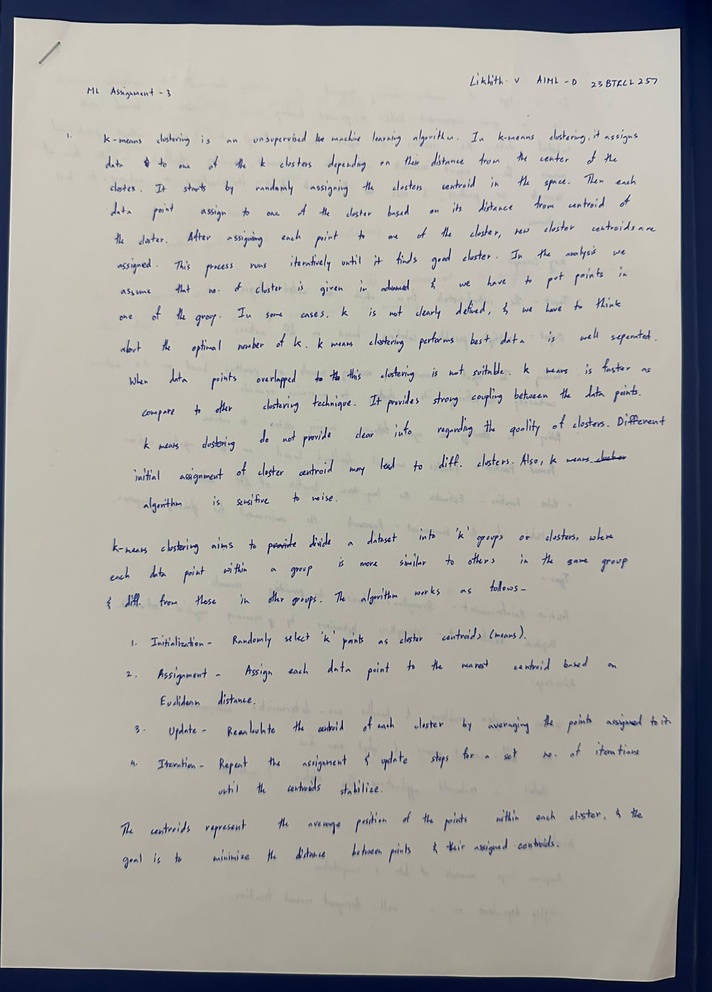
#> input picture sample1.jpg, 712 x 992 px, shrunk from 2616 x 3645 before the run
$ python scan_border_detection.py
#> lines starting #> are read from the running program, lines starting #| are printed output that depends on the picture; after the words box and inside, x2 and y2 are one past the last pixel; in counts of white or black regions, pixels touching at a corner belong together
import cv2
import numpy as np
import matplotlib.pyplot as plt

def preprocess_image(image_path):
    """Loads and preprocesses the image for document scanning."""
#> called with image_path = 'sample1.jpg'
    image = cv2.imread(image_path)
#> image is the input picture: shape (992, 712, 3); mean B, G, R 159.5, 164.9, 166.8
    gray = cv2.cvtColor(image, cv2.COLOR_BGR2GRAY)
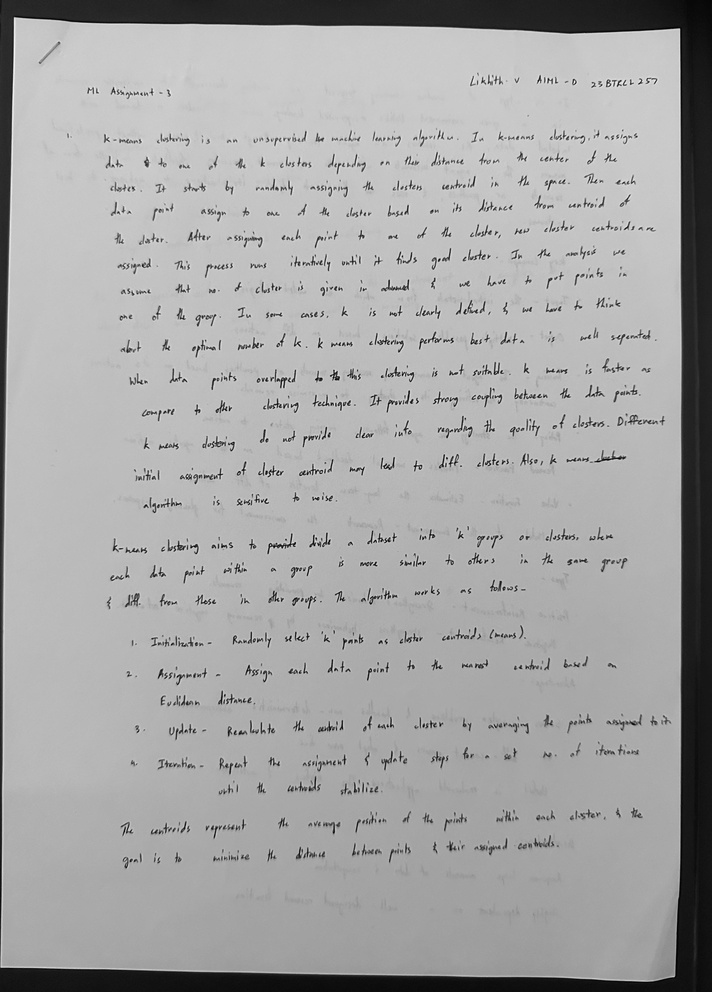
#> gray: shape (992, 712); min 1, max 253, mean 164.8
    blurred = cv2.GaussianBlur(gray, (5, 5), 0)
    edged = cv2.Canny(blurred, 50, 150)
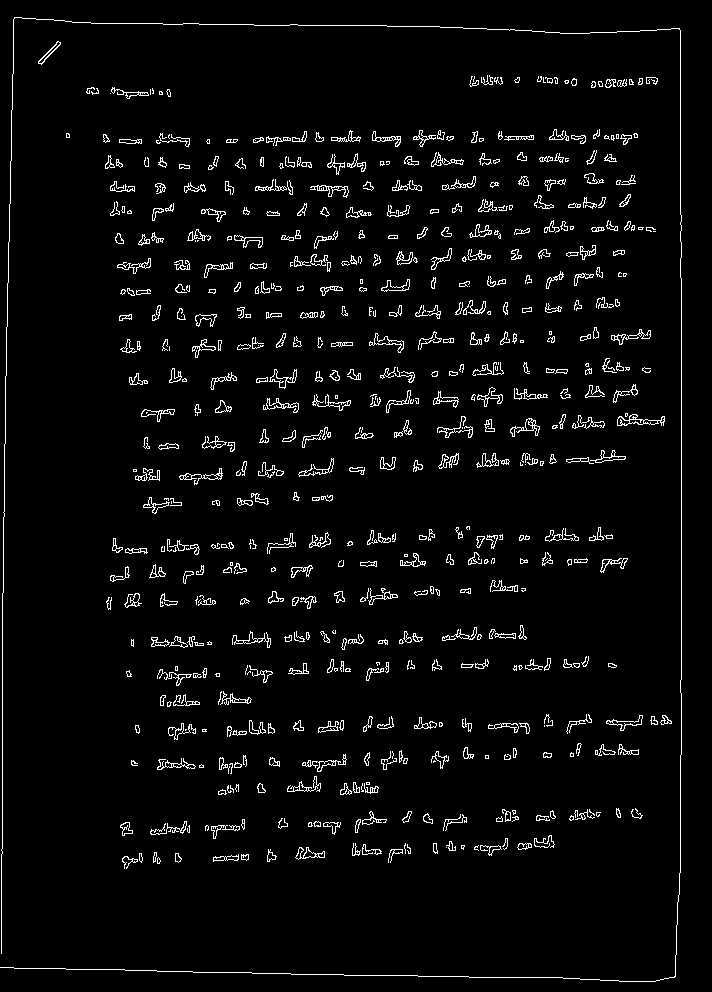
#> edged: shape (992, 712); 3.9% white in thin lines or dots
    return image, edged

def find_document_contour(edged):
    """Finds the largest quadrilateral in the image."""
    contours, _ = cv2.findContours(edged, cv2.RETR_LIST, cv2.CHAIN_APPROX_SIMPLE)
#> contours = 1437 contours, 836 with area under 20; largest, box (x1, y1, x2, y2) and area: (617, 414, 665, 426) 238, (269, 369, 297, 389) 176, (369, 333, 404, 353) 170, (510, 418, 540, 437) 169, (310, 185, 349, 198) 159
    contours = sorted(contours, key=cv2.contourArea, reverse=True)

    for contour in contours:
        peri = cv2.arcLength(contour, True)
        approx = cv2.approxPolyDP(contour, 0.02 * peri, True)
        if len(approx) == 4:
            return approx
#> this loop made 29 passes
#> peri on passes 1 to 12: 145.2, 110.8, 126.3, 128.1, 130.4, 103.7, 104.3, 106.2, 165.5, 93.7, 181.5, 89.7
#> (peri, approx) on pass 29: (66.57, [[60, 42], [57, 41], [38, 63], [41, 64]])
    return None

def draw_contour(image, contour):
    """Draws the detected contour on the image."""
    if contour is not None:
        cv2.drawContours(image, [contour], -1, (0, 255, 0), 3)
    return image

# Load and process the image
image_path = "sample1.jpg"
image, edged = preprocess_image(image_path)

# Detect document border
document_contour = find_document_contour(edged)
#> document_contour = [[60, 42], [57, 41], [38, 63], [41, 64]]

# Draw the detected border
result = draw_contour(image.copy(), document_contour)

# Display using Matplotlib
plt.figure(figsize=(10, 6))
plt.imshow(cv2.cvtColor(result, cv2.COLOR_BGR2RGB))
plt.axis("off")
plt.title("Scanned Document Border Detection")
plt.show()
